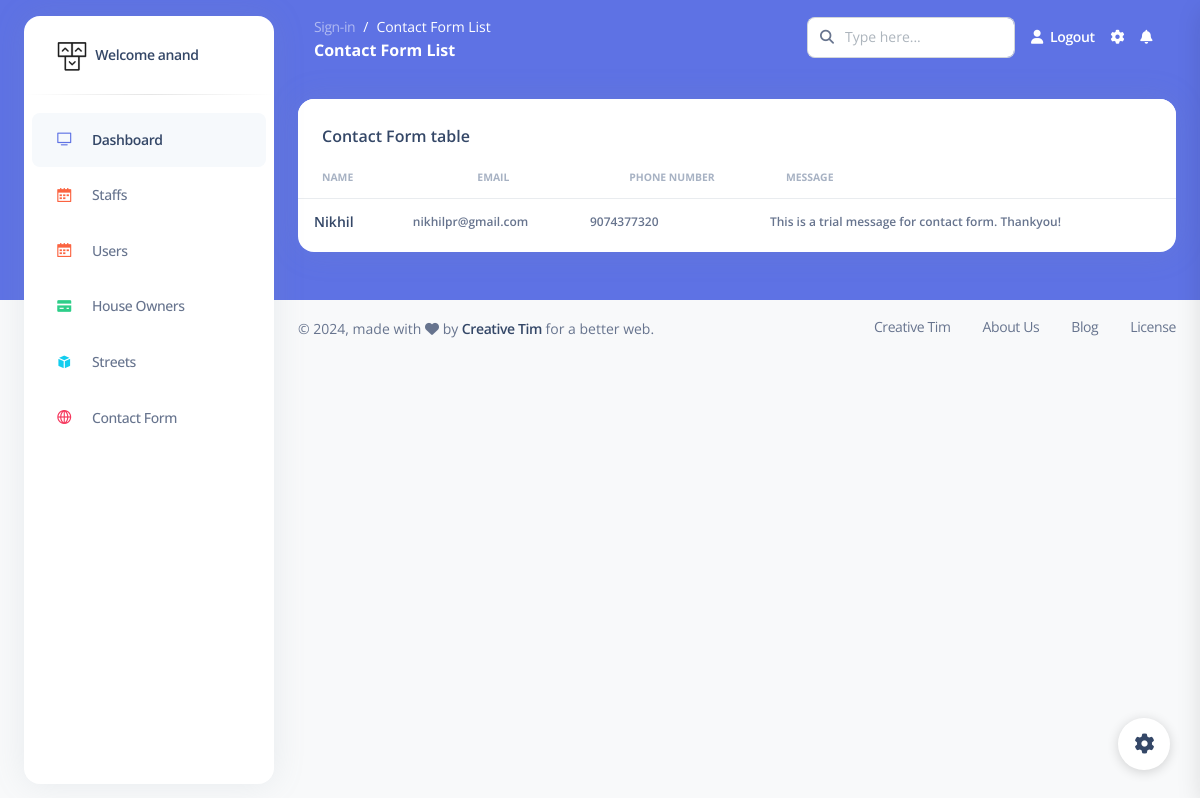
The page /cadmin/contact_form (signed in) on the database its author committed.
### cadmin/models.py (models this page shows)
class Contact_Form(models.Model):
    name = models.CharField(max_length=40)
    email = models.EmailField(max_length=150)
    ph_no = models.IntegerField()
    message = models.TextField()

### cadmin/views.py (the view)
# urls.py: path('contact_form', views.contact_form, name="contact_form" ),
@login_required(login_url='admin_login')
def contact_form(request):
    msg = Contact_Form.objects.all()
    page = "Contact Form List"
    return render(request, 'admin/ContactForm/contactlist.html', {'page': page, 'msg': msg})

### templates/admin/ContactForm/contactlist.html
{% extends 'bases/adminbase.html' %}
{% load static %}
{% block content %}
<div class="container-fluid py-4">
    <div class="row">
        <div class="col-12">
            <div class="card mb-4">
                <div class="card-header pb-0">
                    <h6>Contact Form table</h6>
                </div>
                <div class="card-body px-0 pt-0 pb-2">
                    <div class="table-responsive p-0">
                        <table class="table align-items-center mb-0">
                            <thead>
                                <tr>
                                    <th class="text-uppercase text-secondary text-xxs font-weight-bolder opacity-7">
                                        Name</th>
                                    <th
                                        class="text-center text-uppercase text-secondary text-xxs font-weight-bolder opacity-7">
                                         email</th>
                                    <th
                                        class="text-center text-uppercase text-secondary text-xxs font-weight-bolder opacity-7">
                                        Phone Number</th>
                                    <th class="text-uppercase text-secondary text-xxs font-weight-bolder opacity-7">Message</th>
                                </tr>
                            </thead>
                            <tbody>
                                {% for i in msg %}
                                <tr>
                                    <td>
                                        <div class="d-flex px-2 py-1">
                                            <div class="d-flex flex-column justify-content-center">
                                                <h6 class="mb-0 text-sm">{{i.name}}</h6>
                                            </div>
                                        </div>
                                    </td>
                                    <td>
                                        <p class="text-xs font-weight-bold mb-0">{{i.email}}</p>
                                    </td>
                                <td>
                                    <p class="text-xs font-weight-bold mb-0">{{i.ph_no}}</p>
                                    </td>
                                <td>
                                        <p class="text-xs font-weight-bold mb-0">{{i.message}}</p>
                                    </td>
                                </tr>
                                {% endfor %}
                            </tbody>
                        </table>
                    </div>
                </div>
            </div>
        </div>
    </div>
</div>
{% endblock content %}

### templates/bases/adminbase.html (shortened to what this page needs)
{% load static %}
<!DOCTYPE html>
<html lang="en">
<head>
  <link href="{% static 'admin/css/nucleo-icons.css' %}" rel="stylesheet" />
  <link href="{% static 'admin/css/nucleo-svg.css' %}" rel="stylesheet" />
  <link href="{% static 'admin/css/nucleo-svg.css' %}" rel="stylesheet" />
  <link id="pagestyle" href="{% static 'admin/css/argon-dashboard.css' %}" rel="stylesheet" />
</head>
<body class="g-sidenav-show   bg-gray-100">
  <aside class="sidenav bg-white navbar navbar-vertical navbar-expand-xs border-0 border-radius-xl my-3 fixed-start ms-4 " id="sidenav-main">
    <div class="sidenav-header">
      <a class="navbar-brand m-0" href=" https://demos.creative-tim.com/argon-dashboard/pages/dashboard.html " target="_blank">
        <img src="{% static 'admin/img/logo-ct-dark.png' %}" class="navbar-brand-img h-100" alt="main_logo">
        <span class="ms-1 font-weight-bold">Welcome {{ request.user.username }}</span>
      </a>
    </div>
    <hr class="horizontal dark mt-0">
    <div class="collapse navbar-collapse  w-auto " id="sidenav-collapse-main">
      <ul class="navbar-nav">
        <li class="nav-item">
          <a class="nav-link active" href="{% url 'dashboard' %}">
            <div class="icon icon-shape icon-sm border-radius-md text-center me-2 d-flex align-items-center justify-content-center">
              <i class="ni ni-tv-2 text-primary text-sm opacity-10"></i>
            </div>
            <span class="nav-link-text ms-1">Dashboard</span>
          </a>
        </li>
        <li class="nav-item">
            <a class="nav-link " href="{% url 'staff_list' %}">
              <div class="icon icon-shape icon-sm border-radius-md text-center me-2 d-flex align-items-center justify-content-center">
                <i class="ni ni-calendar-grid-58 text-warning text-sm opacity-10"></i>
              </div>
              <span class="nav-link-text ms-1">Staffs</span>
            </a>
          </li>
        <li class="nav-item">
          <a class="nav-link " href="{% url 'users_list' %}">
            <div class="icon icon-shape icon-sm border-radius-md text-center me-2 d-flex align-items-center justify-content-center">
              <i class="ni ni-calendar-grid-58 text-warning text-sm opacity-10"></i>
            </div>
            <span class="nav-link-text ms-1">Users</span>
          </a>
        </li>
        <li class="nav-item">
          <a class="nav-link " href="{% url 'hwlist' %}">
            <div class="icon icon-shape icon-sm border-radius-md text-center me-2 d-flex align-items-center justify-content-center">
              <i class="ni ni-credit-card text-success text-sm opacity-10"></i>
            </div>
            <span class="nav-link-text ms-1">House Owners</span>
          </a>
        </li>
        <li class="nav-item">
          <a class="nav-link " href="{% url 'street_list' %}">
            <div class="icon icon-shape icon-sm border-radius-md text-center me-2 d-flex align-items-center justify-content-center">
              <i class="ni ni-app text-info text-sm opacity-10"></i>
            </div>
            <span class="nav-link-text ms-1">Streets</span>
          </a>
        </li>
        <li class="nav-item">
          <a class="nav-link " href="{% url 'contact_form' %}">
            <div class="icon icon-shape icon-sm border-radius-md text-center me-2 d-flex align-items-center justify-content-center">
              <i class="ni ni-world-2 text-danger text-sm opacity-10"></i>
            </div>
            <span class="nav-link-text ms-1">Contact Form</span>
          </a>
        </li>
      </ul>
    </div>
  </aside>
  <main class="main-content position-relative border-radius-lg ">
    <nav class="navbar navbar-main navbar-expand-lg px-0 mx-4 shadow-none border-radius-xl " id="navbarBlur" data-scroll="false">
      <div class="container-fluid py-1 px-3">
        <nav aria-label="breadcrumb">
          <ol class="breadcrumb bg-transparent mb-0 pb-0 pt-1 px-0 me-sm-6 me-5">
            <li class="breadcrumb-item text-sm"><a class="opacity-5 text-white" href="{% url 'admin_login' %}">Sign-in</a></li>
            <li class="breadcrumb-item text-sm text-white active" aria-current="page">{{page}}</li>
          </ol>
          <h6 class="font-weight-bolder text-white mb-0">{{page}}</h6>
        </nav>
        <div class="collapse navbar-collapse mt-sm-0 mt-2 me-md-0 me-sm-4" id="navbar">
          <div class="ms-md-auto pe-md-3 d-flex align-items-center">
            <div class="input-group">
              <span class="input-group-text text-body"><i class="fas fa-search" aria-hidden="true"></i></span>
              <input type="text" class="form-control" placeholder="Type here...">
            </div>
          </div>
          <ul class="navbar-nav  justify-content-end">
            <li class="nav-item d-flex align-items-center">
              <a href="{% url 'admin_logout' %}" class="nav-link text-white font-weight-bold px-0">
                <i class="fa fa-user me-sm-1"></i>
                <span class="d-sm-inline d-none">Logout</span>
              </a>
            </li>
            <li class="nav-item px-3 d-flex align-items-center">
              <a href="javascript:;" class="nav-link text-white p-0">
                <i class="fa fa-cog fixed-plugin-button-nav cursor-pointer"></i>
              </a>
            </li>
            <li class="nav-item dropdown pe-2 d-flex align-items-center">
              <a href="javascript:;" class="nav-link text-white p-0" id="dropdownMenuButton" data-bs-toggle="dropdown" aria-expanded="false">
                <i class="fa fa-bell cursor-pointer"></i>
              </a>
        </div>
      </div>
    </nav>
    {% block content %}
    {% endblock content %}
    <footer class="footer pt-3  ">
        <div class="container-fluid">
          <div class="row align-items-center justify-content-lg-between">
            <div class="col-lg-6 mb-lg-0 mb-4">
              <div class="copyright text-center text-sm text-muted text-lg-start">
                © ,
                made with <i class="fa fa-heart"></i> by
                <a href="https://www.creative-tim.com" class="font-weight-bold" target="_blank">Creative Tim</a>
                for a better web.
              </div>
            </div>
            <div class="col-lg-6">
              <ul class="nav nav-footer justify-content-center justify-content-lg-end">
                <li class="nav-item">
                  <a href="https://www.creative-tim.com" class="nav-link text-muted" target="_blank">Creative Tim</a>
                </li>
                <li class="nav-item">
                  <a href="https://www.creative-tim.com/presentation" class="nav-link text-muted" target="_blank">About Us</a>
                </li>
                <li class="nav-item">
                  <a href="https://www.creative-tim.com/blog" class="nav-link text-muted" target="_blank">Blog</a>
                </li>
                <li class="nav-item">
                  <a href="https://www.creative-tim.com/license" class="nav-link pe-0 text-muted" target="_blank">License</a>
                </li>
              </ul>
            </div>
          </div>
        </div>
      </footer>
  </main>
  <div class="fixed-plugin">
    <a class="fixed-plugin-button text-dark position-fixed px-3 py-2">
      <i class="fa fa-cog py-2"> </i>
    </a>
  </div>
</body>
</html>

### static/css/nucleo-svg.css (style rules this page uses)
.icon { display: inline-block; color: #111111; height: 1em; width: 1em; }
.icon-sm { height: 0.8em; width: 0.8em; }
.icon { fill: currentColor; stroke: none; }

### rows shown on the page
Contact_Form: name "Nikhil", email "nikhilpr@gmail.com", ph_no "9074377320", message "This is a trial message for contact form. Thankyou!"

### other values the page prints
{{ request.user.username }} "anand"
{{ page }} "Contact Form List"
